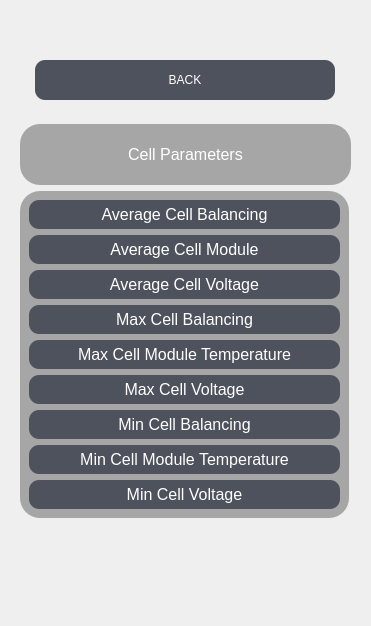
     <widget class="QWidget" name="cell">
      <layout class="QGridLayout" name="gridLayout_5">
       <item row="1" column="0">
        <widget class="QFrame" name="back_4">
         <property name="styleSheet">
          <string notr="true">background-color: rgba(255, 0, 0, 0);</string>
         </property>
         <property name="frameShape">
          <enum>QFrame::NoFrame</enum>
         </property>
         <property name="frameShadow">
          <enum>QFrame::Raised</enum>
         </property>
         <layout class="QGridLayout" name="gridLayout_14">
          <item row="0" column="0">
           <widget class="QPushButton" name="pushButton_5">
            <property name="minimumSize">
             <size>
              <width>0</width>
              <height>40</height>
             </size>
            </property>
            <property name="maximumSize">
             <size>
              <width>300</width>
              <height>16777215</height>
             </size>
            </property>
            <property name="cursor">
             <cursorShape>PointingHandCursor</cursorShape>
            </property>
            <property name="styleSheet">
             <string notr="true">background-color:rgb(78, 82, 93);
color:white;
border-radius:10px;</string>
            </property>
            <property name="text">
             <string>BACK</string>
            </property>
           </widget>
          </item>
         </layout>
        </widget>
       </item>
       <item row="2" column="0">
        <widget class="QFrame" name="background_cell_frame">
         <property name="minimumSize">
          <size>
           <width>0</width>
           <height>500</height>
          </size>
         </property>
         <property name="styleSheet">
          <string notr="true">background-color: rgba(255, 0, 0, 0);</string>
         </property>
         <property name="frameShape">
          <enum>QFrame::NoFrame</enum>
         </property>
         <property name="frameShadow">
          <enum>QFrame::Raised</enum>
         </property>
         <layout class="QGridLayout" name="gridLayout_9">
          <item row="0" column="0">
           <widget class="QPushButton" name="cell_cell">
            <property name="minimumSize">
             <size>
              <width>331</width>
              <height>61</height>
             </size>
            </property>
            <property name="maximumSize">
             <size>
              <width>331</width>
              <height>61</height>
             </size>
            </property>
            <property name="styleSheet">
             <string notr="true">background-color:rgb(166, 166, 166);
color:white;
border-radius:20px;
font-size: 12pt;
marging-bottom:30px</string>
            </property>
            <property name="text">
             <string>Cell Parameters</string>
            </property>
           </widget>
          </item>
          <item row="1" column="0">
           <widget class="QFrame" name="cell_frame">
            <property name="minimumSize">
             <size>
              <width>329</width>
              <height>320</height>
             </size>
            </property>
            <property name="maximumSize">
             <size>
              <width>329</width>
              <height>400</height>
             </size>
            </property>
            <property name="styleSheet">
             <string notr="true">background-color:rgb(166, 166, 166);
color:white;
border-radius:20px;
font-size: 12pt;</string>
            </property>
            <property name="frameShape">
             <enum>QFrame::NoFrame</enum>
            </property>
            <property name="frameShadow">
             <enum>QFrame::Raised</enum>
            </property>
            <layout class="QGridLayout" name="gridLayout_6">
             <item row="3" column="0">
              <widget class="QPushButton" name="max_cell_bal">
               <property name="cursor">
                <cursorShape>PointingHandCursor</cursorShape>
               </property>
               <property name="styleSheet">
                <string notr="true">background-color:rgb(78, 82, 93);
color:white;
border-radius:10px;
padding-top:5px;
padding-bottom:5px;</string>
               </property>
               <property name="text">
                <string>Max Cell Balancing</string>
               </property>
              </widget>
             </item>
             <item row="0" column="0">
              <widget class="QPushButton" name="average_cell_bal">
               <property name="cursor">
                <cursorShape>PointingHandCursor</cursorShape>
               </property>
               <property name="styleSheet">
                <string notr="true">background-color:rgb(78, 82, 93);
color:white;
border-radius:10px;
padding-top:5px;
padding-bottom:5px;</string>
               </property>
               <property name="text">
                <string>Average Cell Balancing</string>
               </property>
              </widget>
             </item>
             <item row="9" column="0">
              <widget class="QPushButton" name="min_cell_voltage">
               <property name="cursor">
                <cursorShape>PointingHandCursor</cursorShape>
               </property>
               <property name="styleSheet">
                <string notr="true">background-color:rgb(78, 82, 93);
color:white;
border-radius:10px;
padding-top:5px;
padding-bottom:5px;</string>
               </property>
               <property name="text">
                <string>Min Cell Voltage</string>
               </property>
              </widget>
             </item>
             <item row="1" column="0">
              <widget class="QPushButton" name="average_cell_module">
               <property name="cursor">
                <cursorShape>PointingHandCursor</cursorShape>
               </property>
               <property name="styleSheet">
                <string notr="true">background-color:rgb(78, 82, 93);
color:white;
border-radius:10px;
padding-top:5px;
padding-bottom:5px;</string>
               </property>
               <property name="text">
                <string>Average Cell Module</string>
               </property>
              </widget>
             </item>
             <item row="2" column="0">
              <widget class="QPushButton" name="average_cell_voltage">
               <property name="cursor">
                <cursorShape>PointingHandCursor</cursorShape>
               </property>
               <property name="styleSheet">
                <string notr="true">background-color:rgb(78, 82, 93);
color:white;
border-radius:10px;
padding-top:5px;
padding-bottom:5px;</string>
               </property>
               <property name="text">
                <string>Average Cell Voltage</string>
               </property>
              </widget>
             </item>
             <item row="6" column="0">
              <widget class="QPushButton" name="max_cell_voltage">
               <property name="cursor">
                <cursorShape>PointingHandCursor</cursorShape>
               </property>
               <property name="styleSheet">
                <string notr="true">background-color:rgb(78, 82, 93);
color:white;
border-radius:10px;
padding-top:5px;
padding-bottom:5px;</string>
               </property>
               <property name="text">
                <string>Max Cell Voltage</string>
               </property>
              </widget>
             </item>
             <item row="8" column="0">
              <widget class="QPushButton" name="min_cell_module_temp">
               <property name="cursor">
                <cursorShape>PointingHandCursor</cursorShape>
               </property>
               <property name="styleSheet">
                <string notr="true">background-color:rgb(78, 82, 93);
color:white;
border-radius:10px;
padding-top:5px;
padding-bottom:5px;</string>
               </property>
               <property name="text">
                <string>Min Cell Module Temperature</string>
               </property>
              </widget>
             </item>
             <item row="7" column="0">
              <widget class="QPushButton" name="min_cell_balancing">
               <property name="cursor">
                <cursorShape>PointingHandCursor</cursorShape>
               </property>
               <property name="styleSheet">
                <string notr="true">background-color:rgb(78, 82, 93);
color:white;
border-radius:10px;
padding-top:5px;
padding-bottom:5px;</string>
               </property>
               <property name="text">
                <string>Min Cell Balancing</string>
               </property>
              </widget>
             </item>
             <item row="4" column="0">
              <widget class="QPushButton" name="max_cell_module_temp">
               <property name="cursor">
                <cursorShape>PointingHandCursor</cursorShape>
               </property>
               <property name="styleSheet">
                <string notr="true">background-color:rgb(78, 82, 93);
color:white;
border-radius:10px;
padding-top:5px;
padding-bottom:5px;</string>
               </property>
               <property name="text">
                <string>Max Cell Module Temperature</string>
               </property>
              </widget>
             </item>
            </layout>
           </widget>
          </item>
          <item row="2" column="0">
           <spacer name="cell_cell_spacer">
            <property name="orientation">
             <enum>Qt::Vertical</enum>
            </property>
            <property name="sizeHint" stdset="0">
             <size>
              <width>20</width>
              <height>40</height>
             </size>
            </property>
           </spacer>
          </item>
         </layout>
        </widget>
       </item>
       <item row="0" column="0">
        <spacer name="verticalSpacer_7">
         <property name="orientation">
          <enum>Qt::Vertical</enum>
         </property>
         <property name="sizeHint" stdset="0">
          <size>
           <width>20</width>
           <height>40</height>
          </size>
         </property>
        </spacer>
       </item>
      </layout>
     </widget>
